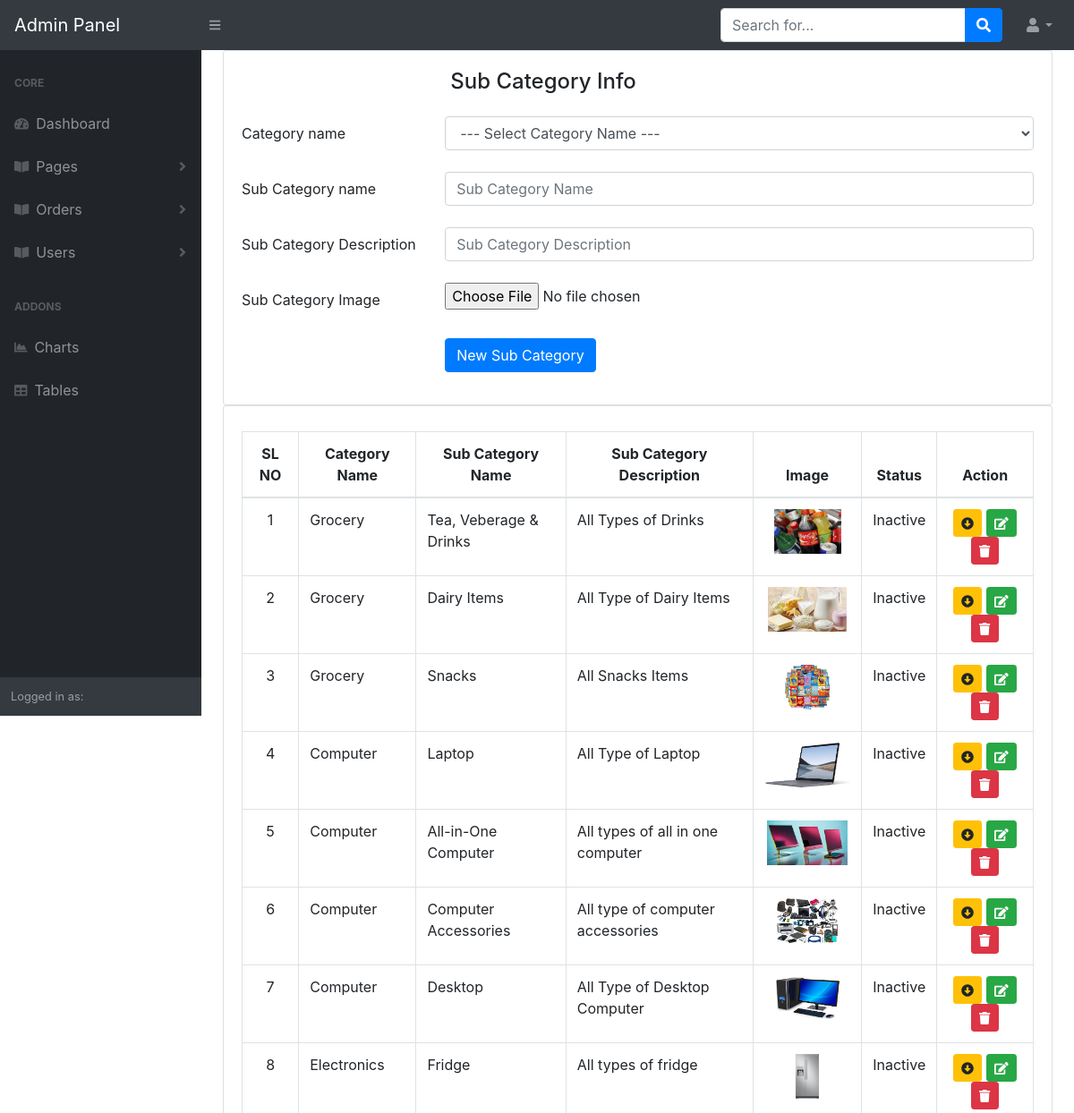
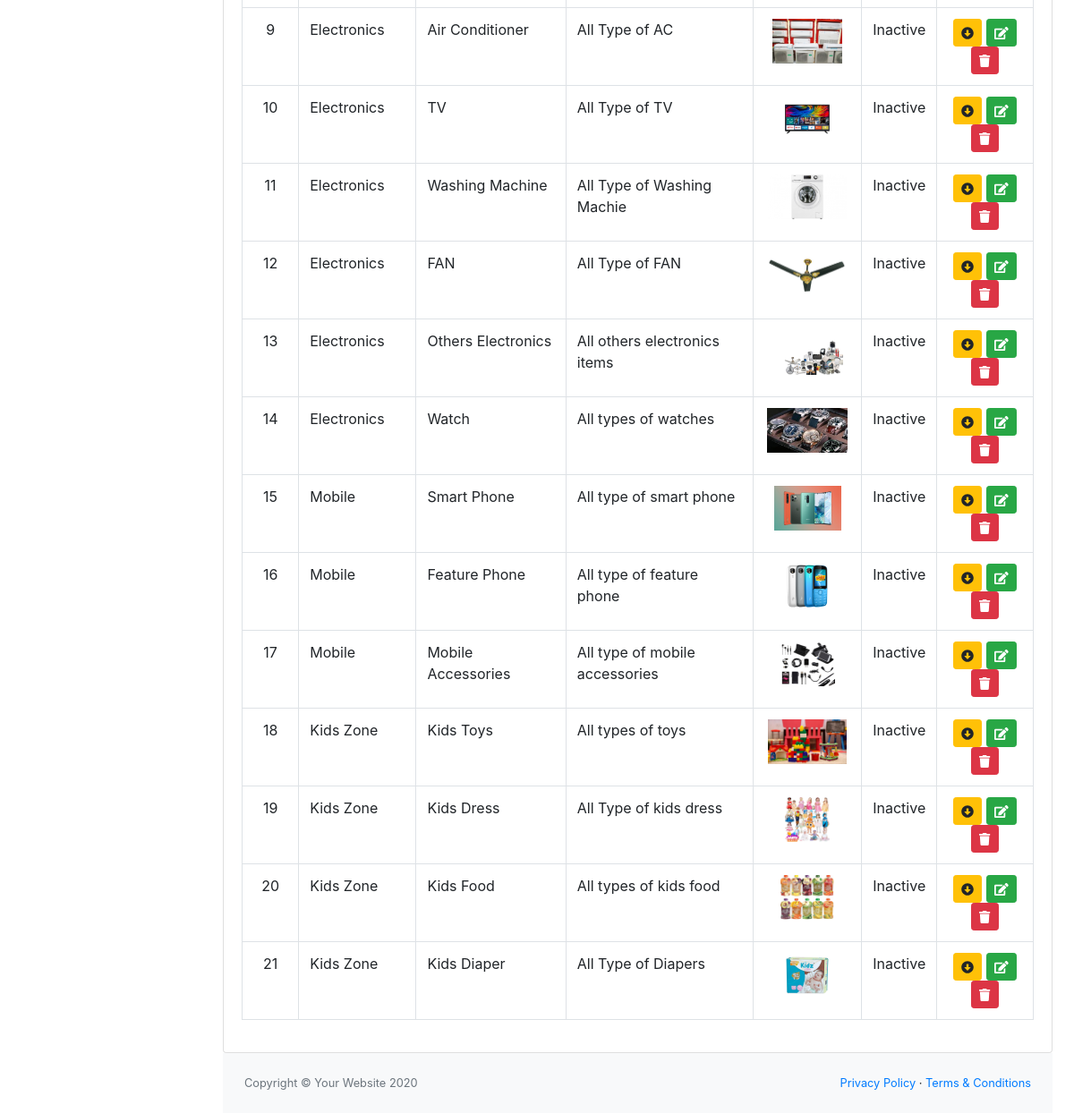
The page /admin/add-sub-category.php on the database as committed earlier (2 pictures, top to bottom).
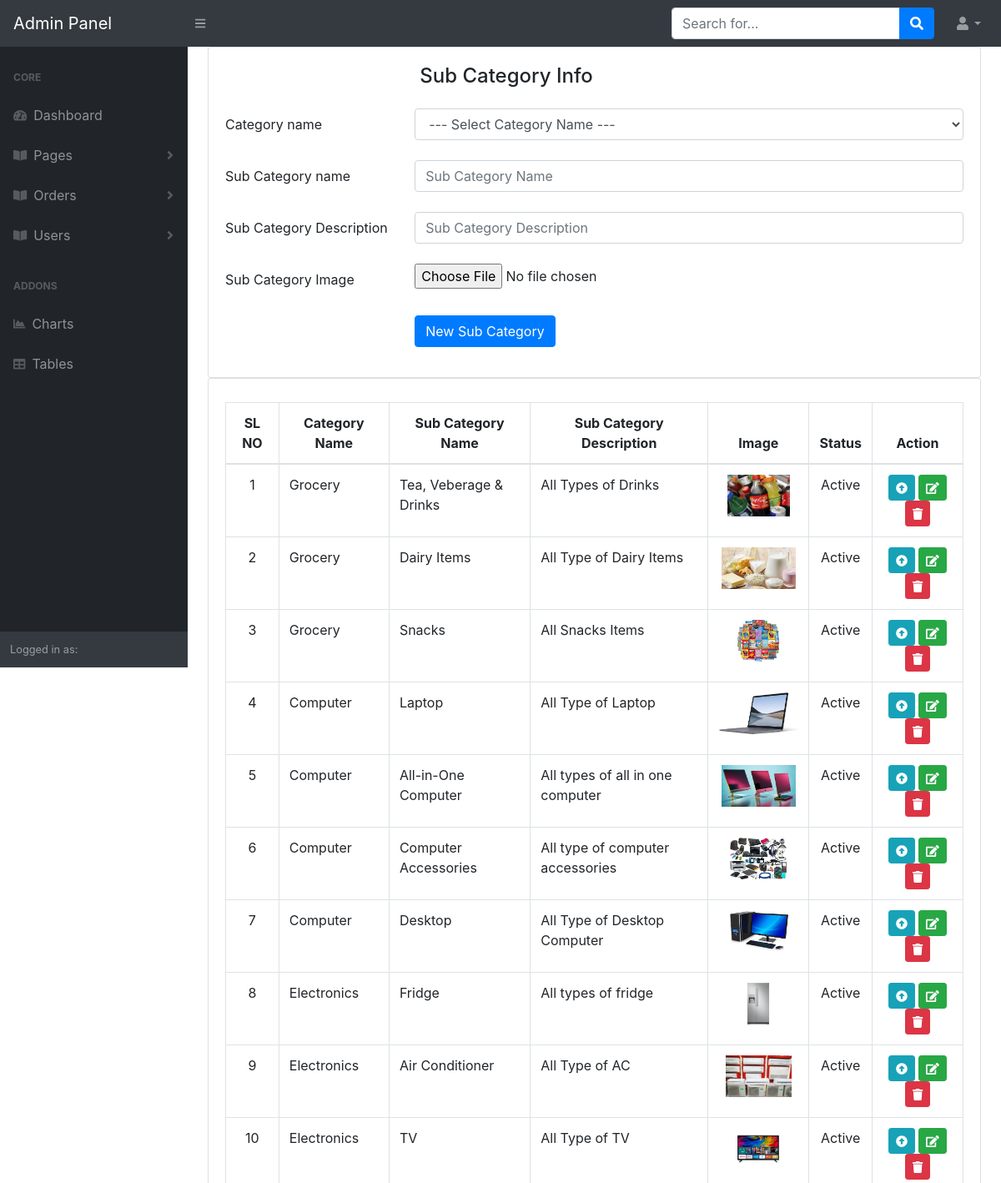
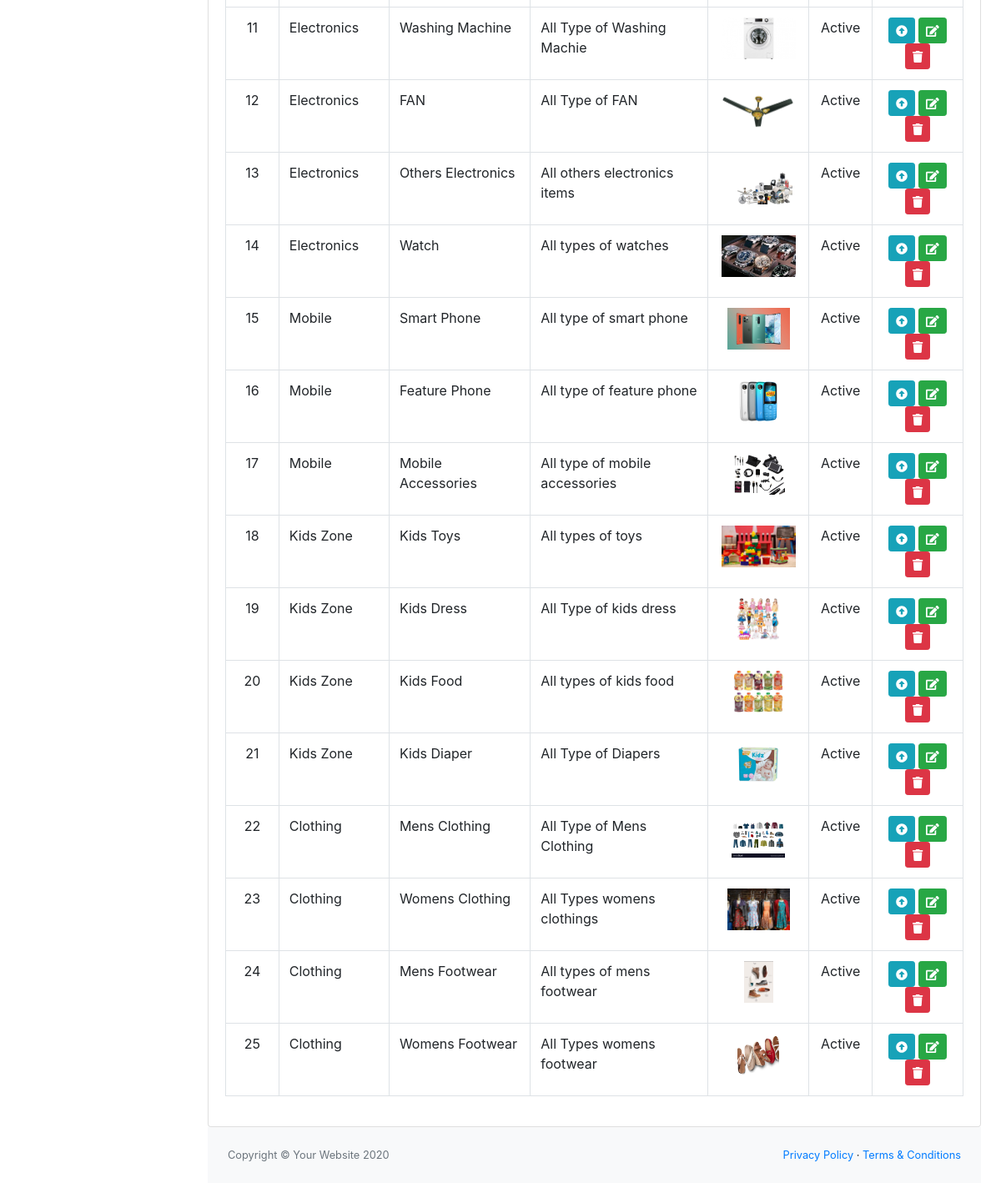
The same page on the database as committed later (2 pictures, top to bottom).
### tables this page shows
CREATE TABLE `sub_category` (
  `sub_category_id` int(11) NOT NULL,
  `category_id` int(11) NOT NULL,
  `sub_category_name` varchar(255) NOT NULL,
  `sub_category_description` varchar(255) NOT NULL,
  `sub_category_image` varchar(255) NOT NULL,
  `sub_category_is_active` tinyint(1) NOT NULL
);

CREATE TABLE `category` (
  `category_id` int(11) NOT NULL,
  `category_name` varchar(255) NOT NULL,
  `category_description` varchar(255) NOT NULL,
  `category_image` varchar(255) NOT NULL,
  `category_is_active` tinyint(1) NOT NULL DEFAULT 0
);

### app/classes/SubCategory.php (called while the page is built, shortened)
<?php
class SubCategory
{
    public function allSubCategory(){
        $link = Database::db_connect();
        $sql = "SELECT * FROM sub_category LEFT JOIN category ON (sub_category.category_id)=(category.category_id) ORDER BY category.category_id";
        if (mysqli_query($link, $sql)) {
            return mysqli_query($link,$sql);
        } else {
            die('Sub Category Query Problem ' . mysqli_error($link));
        }
    }
}

### admin/add-sub-category.php (the view, shortened to what the changed rows need)
<?php
include 'header_admin.php';
$subCategory = new SubCategory();
$subCategory = $subCategory->allSubCategory();
?>
<div id="layoutSidenav_content">
    <main>
        <div class="container-fluid">
            <div class="row">
                <div class="col-12">
                    <div class="card">
                        <div class="card-body">
                            <table id="category-datatable" class="table table-bordered dt-responsive nowrap"
                                   style="border-collapse: collapse; border-spacing: 0; width: 100%;">
                                <thead class="text-center">
                                <tr>
                                    <th>SL NO</th>
                                    <th>Category Name</th>
                                    <th>Sub Category Name</th>
                                    <th>Sub Category Description</th>
                                    <th>Image</th>
                                    <th>Status</th>
                                    <th>Action</th>
                                </tr>
                                </thead>
                                <tbody>
                                <?php if (mysqli_num_rows($subCategory)>0) {
                                    $ser_no = 0;
                                    while ($allSubCategoryInfo = mysqli_fetch_assoc($subCategory)){
                                        $ser_no += 1;
                                        ?>
                                        <tr>
                                            <td class="text-center"><?php echo $ser_no ?></td>
                                            <td><?php echo $allSubCategoryInfo['category_name']; ?></td>
                                            <td><?php echo $allSubCategoryInfo['sub_category_name']; ?></td>
                                            <td><?php echo $allSubCategoryInfo['sub_category_description']; ?></td>
                                            <td class="text-center"><img src="<?php echo $allSubCategoryInfo['sub_category_image']; ?>" id="" alt="" height="50"/></td>
                                            <td class="text-center"><?php if  ($allSubCategoryInfo['sub_category_is_active']==1) { echo 'Active'; } else { echo 'Inactive';} ?></td>
                                            <td class="text-center">
                                                <?php if  ($allSubCategoryInfo['sub_category_is_active']==1) { ?>
                                                    <a href="?status=unpublish&&id=<?php echo $allSubCategoryInfo['sub_category_id']; ?>" class="btn btn-sm btn-info sub-category-status"
                                                       id="" title="Published Sub Category">
                                                        <i id="" class="fas fa-arrow-alt-circle-up"></i>
                                                    </a>
                                                <?php } else { ?>
                                                    <a href="?status=publish&&id=<?php echo $allSubCategoryInfo['sub_category_id']; ?>" class="btn btn-sm btn-warning sub-category-status"
                                                       id="" title="Unpublished Sub Category">
                                                        <i id="" class="fas fa-arrow-alt-circle-down"></i>
                                                    </a>
                                                <?php } ?>
                                                <a href="" class="btn btn-sm btn-success edition"
                                                   id="" title="Edit Category" data-toggle="modal" data-id="<?php echo $allSubCategoryInfo['category_id']; ?>" data-target="#editModel">
                                                    <i class="fas fa-edit"></i>
                                                </a>
                                                <a href="?status=delete&&id=<?php echo $allSubCategoryInfo['sub_category_id']; ?>" class="btn btn-sm btn-danger delete-sub-category"
                                                   id="" title="Delete Sub Category">
                                                    <i class="fas fa-trash"></i>
                                                </a>
                                            </td>
                                        </tr>
                                    <?php } } ?>
                                </tbody>
                            </table>
                        </div>
                    </div>
                </div>
            </div>
            <?php
            include 'footer_admin.php';
            ?>

Rows that differ between the two databases and show on the page:
changed sub_category "Tea, Veberage & Drinks": sub_category_is_active "Inactive" → "Active"
changed sub_category "Dairy Items": sub_category_is_active "Inactive" → "Active"
changed sub_category "Snacks": sub_category_is_active "Inactive" → "Active"
changed sub_category "Laptop": sub_category_is_active "Inactive" → "Active"
changed sub_category "All-in-One Computer": sub_category_is_active "Inactive" → "Active"
changed sub_category "Computer Accessories": sub_category_is_active "Inactive" → "Active"
changed sub_category "Desktop": sub_category_is_active "Inactive" → "Active"
changed sub_category "Fridge": sub_category_is_active "Inactive" → "Active"
changed sub_category "Air Conditioner": sub_category_is_active "Inactive" → "Active"
changed sub_category "TV": sub_category_is_active "Inactive" → "Active"
changed sub_category "Washing Machine": sub_category_is_active "Inactive" → "Active"
changed sub_category "FAN": sub_category_is_active "Inactive" → "Active"
changed sub_category "Others Electronics": sub_category_is_active "Inactive" → "Active"
changed sub_category "Watch": sub_category_is_active "Inactive" → "Active"
changed sub_category "Smart Phone": sub_category_is_active "Inactive" → "Active"
changed sub_category "Feature Phone": sub_category_is_active "Inactive" → "Active"
changed sub_category "Mobile Accessories": sub_category_is_active "Inactive" → "Active"
changed sub_category "Kids Toys": sub_category_is_active "Inactive" → "Active"
changed sub_category "Kids Dress": sub_category_is_active "Inactive" → "Active"
changed sub_category "Kids Food": sub_category_is_active "Inactive" → "Active"
changed sub_category "Kids Diaper": sub_category_is_active "Inactive" → "Active"
added sub_category: category.category_name "Clothing", sub_category_name "Mens Clothing", sub_category_description "All Type of Mens Clothing", sub_category_image (picture), sub_category_is_active "Active"
added sub_category: category.category_name "Clothing", sub_category_name "Womens Clothing", sub_category_description "All Types womens clothings", sub_category_image (picture), sub_category_is_active "Active"
added sub_category: category.category_name "Clothing", sub_category_name "Mens Footwear", sub_category_description "All types of mens footwear", sub_category_image (picture), sub_category_is_active "Active"
added sub_category: category.category_name "Clothing", sub_category_name "Womens Footwear", sub_category_description "All Types womens footwear", sub_category_image (picture), sub_category_is_active "Active"
